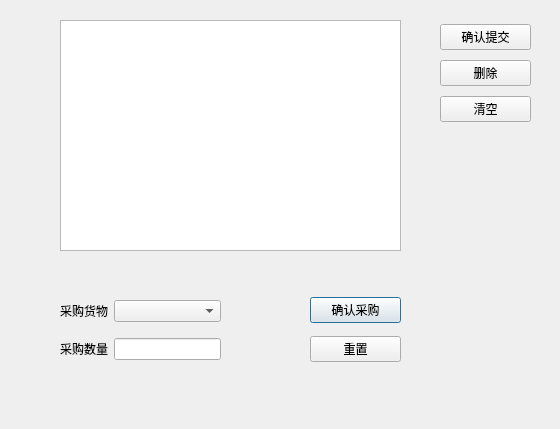
<?xml version="1.0" encoding="UTF-8"?>
<ui version="4.0">
 <class>BuyerDialog</class>
 <widget class="QDialog" name="BuyerDialog">
  <property name="geometry">
   <rect>
    <x>0</x>
    <y>0</y>
    <width>560</width>
    <height>429</height>
   </rect>
  </property>
  <property name="windowTitle">
   <string>Dialog</string>
  </property>
  <widget class="QWidget" name="gridLayoutWidget">
   <property name="geometry">
    <rect>
     <x>60</x>
     <y>290</y>
     <width>161</width>
     <height>80</height>
    </rect>
   </property>
   <layout class="QGridLayout" name="gridLayout">
    <item row="0" column="0">
     <widget class="QLabel" name="label">
      <property name="text">
       <string>采购货物</string>
      </property>
     </widget>
    </item>
    <item row="0" column="1">
     <widget class="QComboBox" name="comboBox"/>
    </item>
    <item row="1" column="1">
     <widget class="QLineEdit" name="lineEdit"/>
    </item>
    <item row="1" column="0">
     <widget class="QLabel" name="label_2">
      <property name="text">
       <string>采购数量</string>
      </property>
     </widget>
    </item>
   </layout>
  </widget>
  <widget class="QWidget" name="verticalLayoutWidget">
   <property name="geometry">
    <rect>
     <x>310</x>
     <y>290</y>
     <width>91</width>
     <height>80</height>
    </rect>
   </property>
   <layout class="QVBoxLayout" name="verticalLayout">
    <item>
     <widget class="QPushButton" name="pushButton">
      <property name="text">
       <string>确认采购</string>
      </property>
     </widget>
    </item>
    <item>
     <widget class="QPushButton" name="pushButton_2">
      <property name="text">
       <string>重置</string>
      </property>
     </widget>
    </item>
   </layout>
  </widget>
  <widget class="QTableView" name="tableView">
   <property name="geometry">
    <rect>
     <x>60</x>
     <y>20</y>
     <width>341</width>
     <height>231</height>
    </rect>
   </property>
  </widget>
  <widget class="QWidget" name="verticalLayoutWidget_2">
   <property name="geometry">
    <rect>
     <x>440</x>
     <y>20</y>
     <width>91</width>
     <height>107</height>
    </rect>
   </property>
   <layout class="QVBoxLayout" name="verticalLayout_2">
    <item>
     <widget class="QPushButton" name="pushButton_3">
      <property name="text">
       <string>确认提交</string>
      </property>
     </widget>
    </item>
    <item>
     <widget class="QPushButton" name="pushButton_4">
      <property name="text">
       <string>删除</string>
      </property>
     </widget>
    </item>
    <item>
     <widget class="QPushButton" name="pushButton_5">
      <property name="text">
       <string>清空</string>
      </property>
     </widget>
    </item>
   </layout>
  </widget>
 </widget>
 <resources/>
 <connections/>
</ui>
